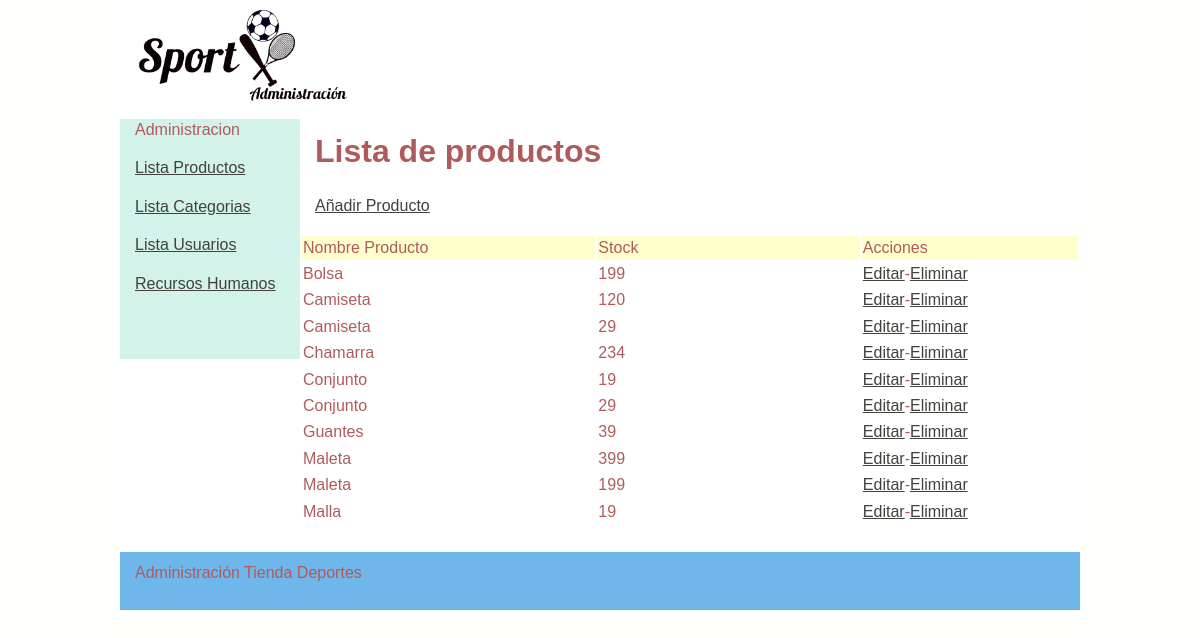
The page /admin/productos_lista.php on the database its author committed.
### tables this page shows
CREATE TABLE IF NOT EXISTS `producto` (
  `idProducto` int(11) NOT NULL AUTO_INCREMENT,
  `Nombre` varchar(100) NOT NULL,
  `Disponibilidad` varchar(100) NOT NULL,
  `Precio` double(11,0) NOT NULL,
  `Stock` int(11) NOT NULL,
  `Categoria` varchar(100) NOT NULL,
  `Imagen` varchar(50) DEFAULT NULL,
  PRIMARY KEY (`idProducto`)
);

### admin/productos_lista.php (the view, shortened to what this page needs)
<?php require_once('../Connections/conexiondeportes.php'); ?>
<?php
$maxRows_Recordset1 = 10;
$pageNum_Recordset1 = 0;
$startRow_Recordset1 = $pageNum_Recordset1 * $maxRows_Recordset1;
$query_Recordset1 = "SELECT * FROM producto ORDER BY producto.Nombre ASC";
$query_limit_Recordset1 = sprintf("%s LIMIT %d, %d", $query_Recordset1, $startRow_Recordset1, $maxRows_Recordset1);
$Recordset1 = mysql_query($query_limit_Recordset1, $conexiondeportes) or die(mysql_error());
$row_Recordset1 = mysql_fetch_assoc($Recordset1);
?>
<!DOCTYPE html PUBLIC "-//W3C//DTD XHTML 1.0 Transitional//EN" "http://www.w3.org/TR/xhtml1/DTD/xhtml1-transitional.dtd">
<html xmlns="http://www.w3.org/1999/xhtml">
<head>
<link href="../estilo/twoColFixLtHdr.css" rel="stylesheet" type="text/css" />
</head>
<body>
<div class="container">
  <div class="header">
    <p><img src="../images/LOGO.png" width="281" height="103" alt="Administracion" /></p>
  </div>
  <div class="sidebar1">
  <?php include("../includes/cabeceraadmin.php")?>
  </div>
  <div class="content">
  <h1><strong>Lista de productos</strong></h1>
  <p><a href="productos_add.php">A&ntilde;adir Producto </a></p>
  <table width="100%" height="110" border="0">
    <tr class="tablaprincipal">
      <td width="38%" bgcolor="#FFFFCC">Nombre Producto</td>
      <td width="34%" bgcolor="#FFFFCC">Stock</td>
      <td width="28%" bgcolor="#FFFFCC">Acciones</td>
    </tr>
    <?php do { ?>
      <tr class= "brillo">
        <td><?php echo $row_Recordset1['Nombre']; ?></td>
        <td><?php echo $row_Recordset1['Stock']; ?></td>
        <td><a href="productos_edit.php?recordID=<?php echo $row_Recordset1['idProducto']; ?>">Editar</a>-<a href="productos_delete.php?recordID=<?php echo $row_Recordset1['idProducto']; ?>">Eliminar</a></td>
      </tr>
      <?php } while ($row_Recordset1 = mysql_fetch_assoc($Recordset1)); ?>
  </table>
  </div>
  <div class="footer">
    <p>Administraci&oacute;n Tienda Deportes</p>
    </div>
  </div>
</body>
</html>

### estilo/twoColFixLtHdr.css (style rules this page uses)
body { font: 100%/1.4 Verdana, Arial, Helvetica, sans-serif; background-color: #FFFFFD; margin: 0; padding: 0; color: #B05B5B; }
h1, h2, h3, h4, h5, h6, p { margin-top: 0; padding-right: 15px; padding-left: 15px; }
a:link { color: #42413C; text-decoration: underline; }
.container { width: 960px; background-color: #FFF; margin: 0 auto; }
.header { background-color: #FFF; }
.sidebar1 { float: left; width: 180px; background-color: #D3F2EA; padding-bottom: 10px; }
.content { padding: 10px 0; width: 780px; float: left; }
.footer { padding: 10px 0; background-color: #6FB6EA; position: relative; clear: both; }

### rows shown on the page
producto: Nombre "Bolsa", Stock "199"
producto: Nombre "Camiseta", Stock "120"
producto: Nombre "Camiseta", Stock "29"
producto: Nombre "Chamarra", Stock "234"
producto: Nombre "Conjunto", Stock "19"
producto: Nombre "Conjunto", Stock "29"
producto: Nombre "Guantes", Stock "39"
producto: Nombre "Maleta", Stock "399"
producto: Nombre "Maleta", Stock "199"
producto: Nombre "Malla", Stock "19"
